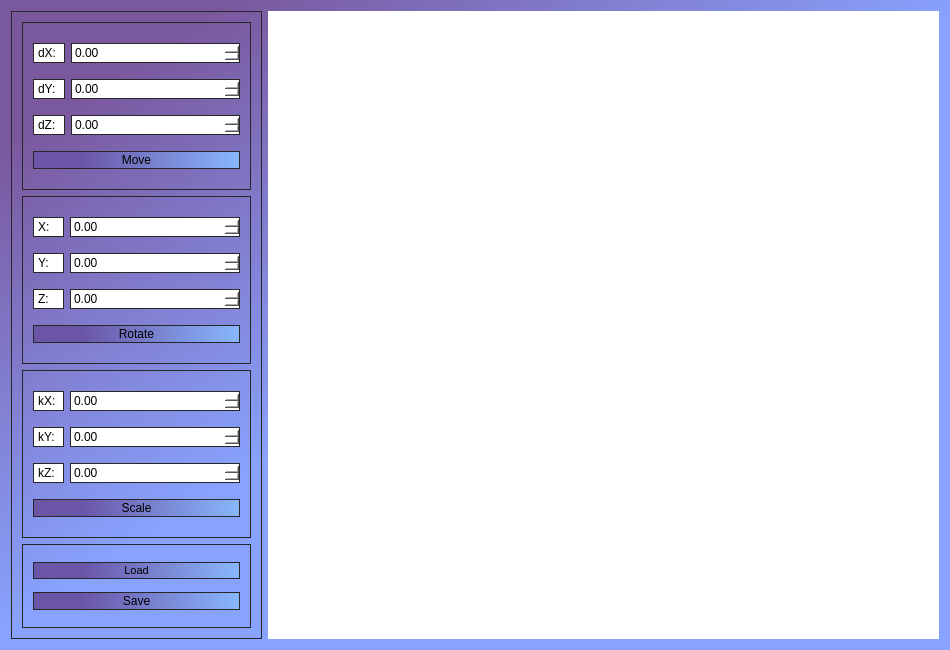
<?xml version="1.0" encoding="UTF-8"?>
<ui version="4.0">
 <class>MainWindow</class>
 <widget class="QMainWindow" name="MainWindow">
  <property name="geometry">
   <rect>
    <x>0</x>
    <y>0</y>
    <width>950</width>
    <height>650</height>
   </rect>
  </property>
  <property name="minimumSize">
   <size>
    <width>950</width>
    <height>650</height>
   </size>
  </property>
  <property name="windowTitle">
   <string>MainWindow</string>
  </property>
  <property name="styleSheet">
   <string notr="true">background-color: qlineargradient(spread:pad, x1:0, y1:0, x2:0.489, y2:0.517045, stop:0.235955 rgba(122, 88, 158, 255), stop:1 rgba(136, 163, 255, 255));</string>
  </property>
  <widget class="QWidget" name="centralWidget">
   <property name="sizePolicy">
    <sizepolicy hsizetype="Preferred" vsizetype="Preferred">
     <horstretch>0</horstretch>
     <verstretch>0</verstretch>
    </sizepolicy>
   </property>
   <property name="styleSheet">
    <string notr="true"/>
   </property>
   <layout class="QHBoxLayout" name="horizontalLayout">
    <item>
     <widget class="QWidget" name="widget_2" native="true">
      <property name="sizePolicy">
       <sizepolicy hsizetype="Preferred" vsizetype="Preferred">
        <horstretch>3</horstretch>
        <verstretch>0</verstretch>
       </sizepolicy>
      </property>
      <property name="styleSheet">
       <string notr="true">QWidget {
	background-color: rgba(85, 85, 127, 0);
	border-width: 1px;
	
	border-color: rgb(39, 39, 39);
	border-style: solid;
	padding: 1px;
}

QDoubleSpinBox {
	background-color: rgb(255, 255, 255);
}

QLabel {
	background-color: rgb(255, 255, 255);
}
</string>
      </property>
      <layout class="QVBoxLayout" name="verticalLayout">
       <item>
        <widget class="QWidget" name="widget_6" native="true">
         <property name="sizePolicy">
          <sizepolicy hsizetype="Preferred" vsizetype="Preferred">
           <horstretch>0</horstretch>
           <verstretch>2</verstretch>
          </sizepolicy>
         </property>
         <property name="styleSheet">
          <string notr="true"/>
         </property>
         <layout class="QGridLayout" name="gridLayout_4">
          <item row="0" column="0">
           <widget class="QLabel" name="label_7">
            <property name="text">
             <string>dX: </string>
            </property>
           </widget>
          </item>
          <item row="2" column="0">
           <widget class="QLabel" name="label_9">
            <property name="text">
             <string>dZ:</string>
            </property>
           </widget>
          </item>
          <item row="1" column="0">
           <widget class="QLabel" name="label_8">
            <property name="text">
             <string>dY:</string>
            </property>
           </widget>
          </item>
          <item row="0" column="1">
           <widget class="QDoubleSpinBox" name="move_x">
            <property name="sizePolicy">
             <sizepolicy hsizetype="Minimum" vsizetype="Fixed">
              <horstretch>2</horstretch>
              <verstretch>2</verstretch>
             </sizepolicy>
            </property>
            <property name="maximum">
             <double>1000.000000000000000</double>
            </property>
           </widget>
          </item>
          <item row="3" column="0" colspan="2">
           <widget class="QPushButton" name="move_button">
            <property name="cursor">
             <cursorShape>PointingHandCursor</cursorShape>
            </property>
            <property name="styleSheet">
             <string notr="true">background-color: qlineargradient(spread:pad, x1:0, y1:0, x2:1, y2:0, stop:0.235955 rgba(106, 85, 167, 255), stop:1 rgba(136, 183, 255, 255));</string>
            </property>
            <property name="text">
             <string>Move</string>
            </property>
           </widget>
          </item>
          <item row="1" column="1">
           <widget class="QDoubleSpinBox" name="move_y">
            <property name="sizePolicy">
             <sizepolicy hsizetype="Minimum" vsizetype="Fixed">
              <horstretch>2</horstretch>
              <verstretch>2</verstretch>
             </sizepolicy>
            </property>
            <property name="maximum">
             <double>1000.000000000000000</double>
            </property>
           </widget>
          </item>
          <item row="2" column="1">
           <widget class="QDoubleSpinBox" name="move_z">
            <property name="sizePolicy">
             <sizepolicy hsizetype="Minimum" vsizetype="Fixed">
              <horstretch>2</horstretch>
              <verstretch>2</verstretch>
             </sizepolicy>
            </property>
            <property name="maximum">
             <double>1000.000000000000000</double>
            </property>
           </widget>
          </item>
         </layout>
        </widget>
       </item>
       <item>
        <widget class="QWidget" name="rotate_container" native="true">
         <property name="sizePolicy">
          <sizepolicy hsizetype="Preferred" vsizetype="Preferred">
           <horstretch>0</horstretch>
           <verstretch>2</verstretch>
          </sizepolicy>
         </property>
         <property name="styleSheet">
          <string notr="true"/>
         </property>
         <layout class="QGridLayout" name="gridLayout_3">
          <item row="0" column="0">
           <widget class="QLabel" name="label_6">
            <property name="text">
             <string>X:  </string>
            </property>
           </widget>
          </item>
          <item row="2" column="0">
           <widget class="QLabel" name="label_5">
            <property name="styleSheet">
             <string notr="true"/>
            </property>
            <property name="text">
             <string>Z:  </string>
            </property>
           </widget>
          </item>
          <item row="0" column="1">
           <widget class="QDoubleSpinBox" name="rotate_x">
            <property name="sizePolicy">
             <sizepolicy hsizetype="Minimum" vsizetype="Fixed">
              <horstretch>2</horstretch>
              <verstretch>0</verstretch>
             </sizepolicy>
            </property>
            <property name="maximum">
             <double>1000.000000000000000</double>
            </property>
           </widget>
          </item>
          <item row="1" column="0">
           <widget class="QLabel" name="label_4">
            <property name="text">
             <string>Y:   </string>
            </property>
           </widget>
          </item>
          <item row="3" column="0" colspan="2">
           <widget class="QPushButton" name="rotate_button">
            <property name="cursor">
             <cursorShape>PointingHandCursor</cursorShape>
            </property>
            <property name="styleSheet">
             <string notr="true">background-color: qlineargradient(spread:pad, x1:0, y1:0, x2:1, y2:0, stop:0.235955 rgba(106, 85, 167, 255), stop:1 rgba(136, 183, 255, 255));</string>
            </property>
            <property name="text">
             <string>Rotate</string>
            </property>
           </widget>
          </item>
          <item row="1" column="1">
           <widget class="QDoubleSpinBox" name="rotate_y">
            <property name="sizePolicy">
             <sizepolicy hsizetype="Minimum" vsizetype="Fixed">
              <horstretch>2</horstretch>
              <verstretch>0</verstretch>
             </sizepolicy>
            </property>
            <property name="maximum">
             <double>1000.000000000000000</double>
            </property>
           </widget>
          </item>
          <item row="2" column="1">
           <widget class="QDoubleSpinBox" name="rotate_z">
            <property name="sizePolicy">
             <sizepolicy hsizetype="Minimum" vsizetype="Fixed">
              <horstretch>2</horstretch>
              <verstretch>0</verstretch>
             </sizepolicy>
            </property>
            <property name="maximum">
             <double>1000.000000000000000</double>
            </property>
           </widget>
          </item>
         </layout>
        </widget>
       </item>
       <item>
        <widget class="QWidget" name="scale_container" native="true">
         <property name="sizePolicy">
          <sizepolicy hsizetype="Preferred" vsizetype="Preferred">
           <horstretch>0</horstretch>
           <verstretch>2</verstretch>
          </sizepolicy>
         </property>
         <property name="styleSheet">
          <string notr="true"/>
         </property>
         <layout class="QGridLayout" name="gridLayout_2">
          <item row="0" column="1">
           <widget class="QLabel" name="label">
            <property name="styleSheet">
             <string notr="true">background-color: rgb(255, 255, 255);</string>
            </property>
            <property name="text">
             <string>kX: </string>
            </property>
           </widget>
          </item>
          <item row="0" column="2">
           <widget class="QDoubleSpinBox" name="scale_x">
            <property name="sizePolicy">
             <sizepolicy hsizetype="Minimum" vsizetype="Fixed">
              <horstretch>2</horstretch>
              <verstretch>0</verstretch>
             </sizepolicy>
            </property>
            <property name="styleSheet">
             <string notr="true">background-color: rgb(255, 255, 255);</string>
            </property>
            <property name="maximum">
             <double>1000.000000000000000</double>
            </property>
           </widget>
          </item>
          <item row="2" column="1">
           <widget class="QLabel" name="label_3">
            <property name="styleSheet">
             <string notr="true">background-color: rgb(255, 255, 255);</string>
            </property>
            <property name="text">
             <string>kZ: </string>
            </property>
           </widget>
          </item>
          <item row="1" column="2">
           <widget class="QDoubleSpinBox" name="scale_y">
            <property name="sizePolicy">
             <sizepolicy hsizetype="Minimum" vsizetype="Fixed">
              <horstretch>2</horstretch>
              <verstretch>0</verstretch>
             </sizepolicy>
            </property>
            <property name="styleSheet">
             <string notr="true">background-color: rgb(255, 255, 255);</string>
            </property>
            <property name="maximum">
             <double>1000.000000000000000</double>
            </property>
           </widget>
          </item>
          <item row="3" column="1" colspan="2">
           <widget class="QPushButton" name="scale_button">
            <property name="cursor">
             <cursorShape>PointingHandCursor</cursorShape>
            </property>
            <property name="styleSheet">
             <string notr="true">background-color: qlineargradient(spread:pad, x1:0, y1:0, x2:1, y2:0, stop:0.235955 rgba(106, 85, 167, 255), stop:1 rgba(136, 183, 255, 255));</string>
            </property>
            <property name="text">
             <string>Scale</string>
            </property>
           </widget>
          </item>
          <item row="2" column="2">
           <widget class="QDoubleSpinBox" name="scale_z">
            <property name="sizePolicy">
             <sizepolicy hsizetype="Minimum" vsizetype="Fixed">
              <horstretch>2</horstretch>
              <verstretch>0</verstretch>
             </sizepolicy>
            </property>
            <property name="styleSheet">
             <string notr="true">background-color: rgb(255, 255, 255);</string>
            </property>
            <property name="maximum">
             <double>1000.000000000000000</double>
            </property>
           </widget>
          </item>
          <item row="1" column="1">
           <widget class="QLabel" name="label_2">
            <property name="styleSheet">
             <string notr="true">background-color: rgb(255, 255, 255);</string>
            </property>
            <property name="text">
             <string>kY:</string>
            </property>
           </widget>
          </item>
         </layout>
        </widget>
       </item>
       <item>
        <widget class="QWidget" name="save_load_container" native="true">
         <property name="sizePolicy">
          <sizepolicy hsizetype="Preferred" vsizetype="Preferred">
           <horstretch>0</horstretch>
           <verstretch>1</verstretch>
          </sizepolicy>
         </property>
         <property name="styleSheet">
          <string notr="true"/>
         </property>
         <layout class="QVBoxLayout" name="verticalLayout_2">
          <item>
           <widget class="QPushButton" name="load_button">
            <property name="font">
             <font>
              <family>MS Shell Dlg 2</family>
              <pointsize>8</pointsize>
              <weight>50</weight>
              <italic>false</italic>
              <bold>false</bold>
              <underline>false</underline>
              <strikeout>false</strikeout>
              <kerning>true</kerning>
             </font>
            </property>
            <property name="cursor">
             <cursorShape>PointingHandCursor</cursorShape>
            </property>
            <property name="styleSheet">
             <string notr="true">background-color: qlineargradient(spread:pad, x1:0, y1:0, x2:1, y2:0, stop:0.235955 rgba(106, 85, 167, 255), stop:1 rgba(136, 183, 255, 255));</string>
            </property>
            <property name="text">
             <string>Load</string>
            </property>
           </widget>
          </item>
          <item>
           <widget class="QPushButton" name="save_button">
            <property name="cursor">
             <cursorShape>PointingHandCursor</cursorShape>
            </property>
            <property name="styleSheet">
             <string notr="true">background-color: qlineargradient(spread:pad, x1:0, y1:0, x2:1, y2:0, stop:0.235955 rgba(106, 85, 167, 255), stop:1 rgba(136, 183, 255, 255));</string>
            </property>
            <property name="text">
             <string>Save</string>
            </property>
           </widget>
          </item>
         </layout>
        </widget>
       </item>
      </layout>
     </widget>
    </item>
    <item>
     <widget class="QWidget" name="widget" native="true">
      <property name="sizePolicy">
       <sizepolicy hsizetype="Preferred" vsizetype="Preferred">
        <horstretch>8</horstretch>
        <verstretch>0</verstretch>
       </sizepolicy>
      </property>
      <property name="styleSheet">
       <string notr="true">background-color: rgb(255, 255, 255);</string>
      </property>
     </widget>
    </item>
   </layout>
  </widget>
 </widget>
 <layoutdefault spacing="6" margin="11"/>
 <resources/>
 <connections/>
</ui>
